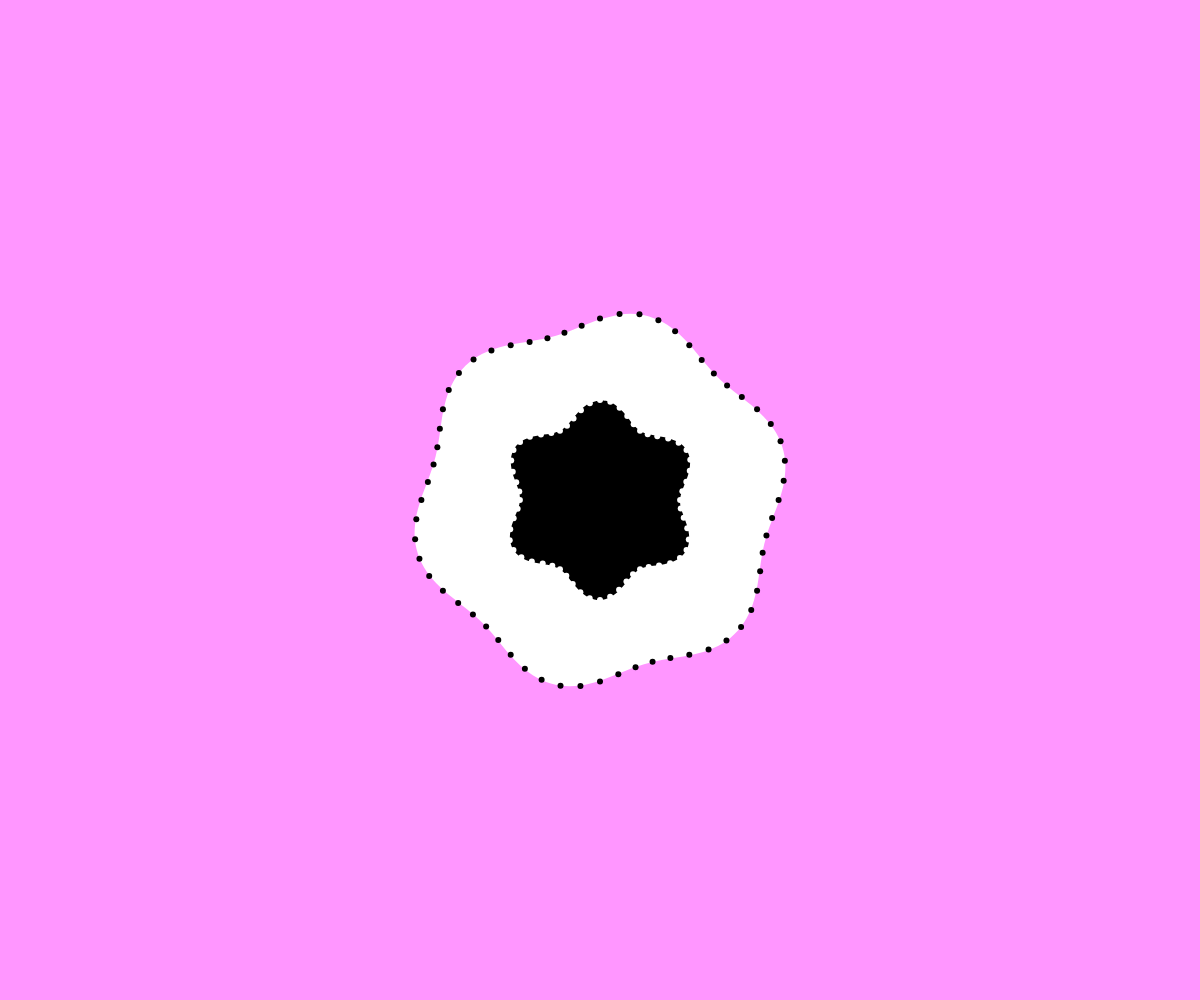
Frame 1 (no input)
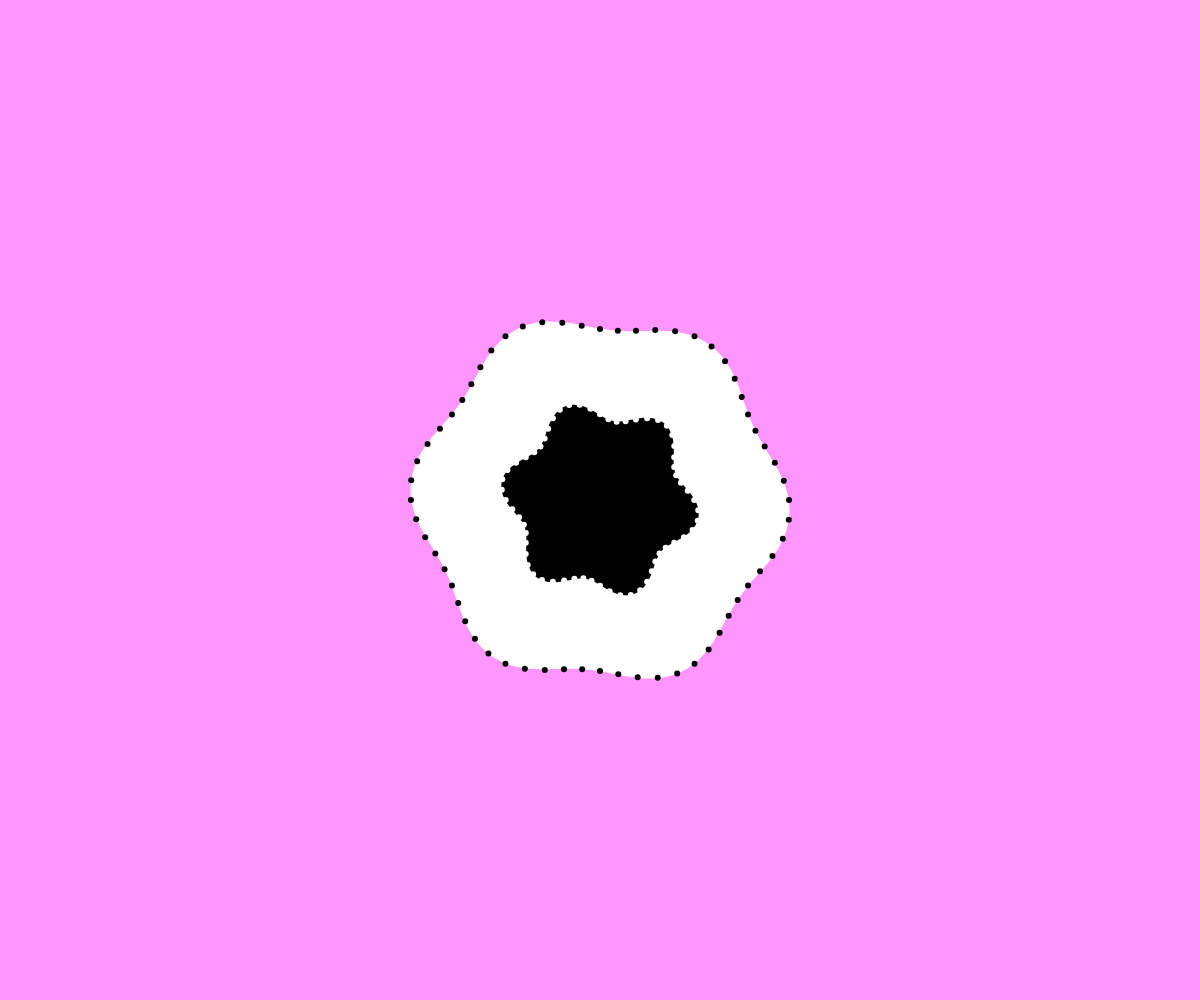
Frame 60 (no input)
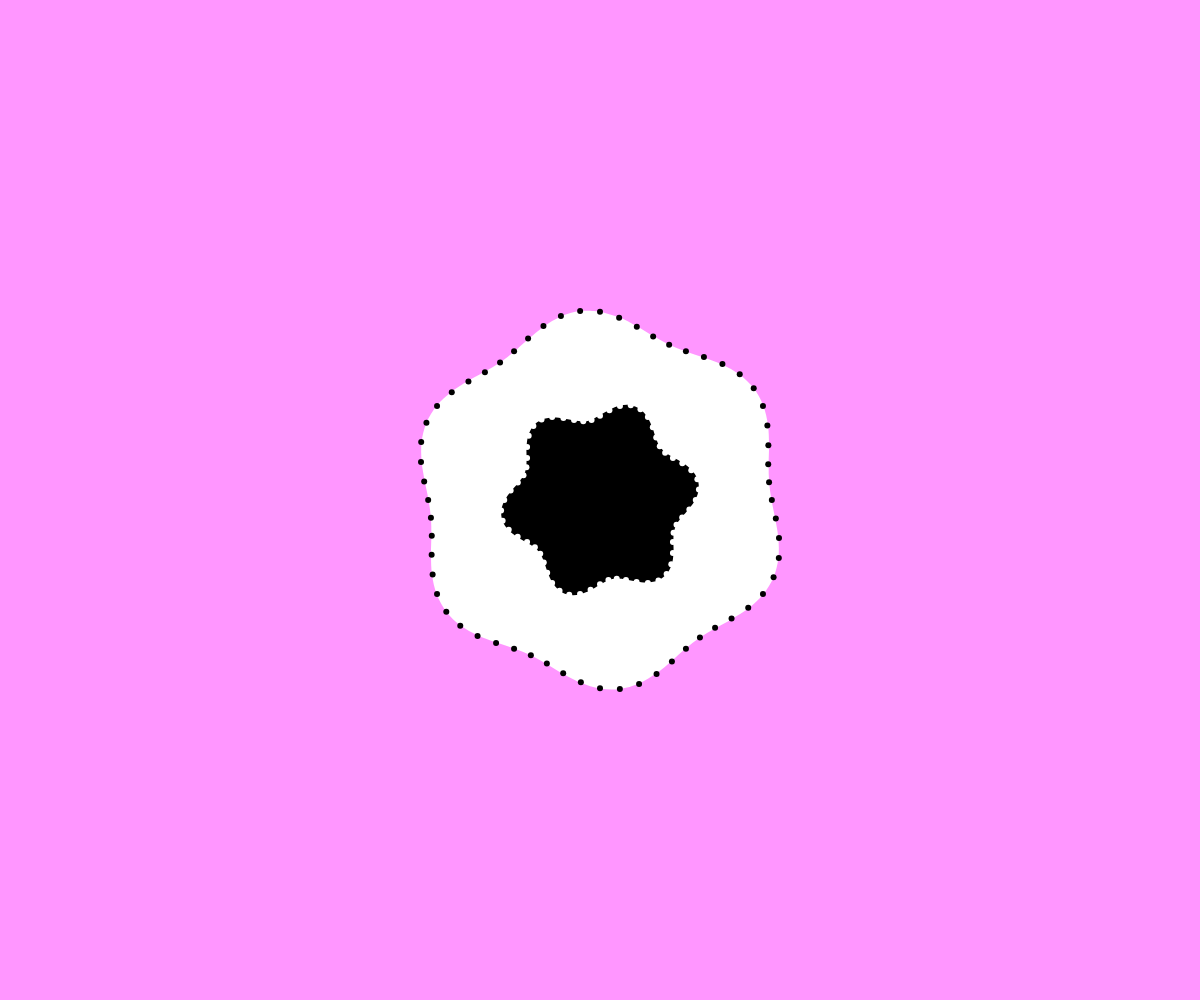
Frame 120 (the mouse pressed at the canvas centre since frame 60)

The p5.js sketch that drew these frames (run headless with seeded random() and noise() and a simulated clock; from frame 60 on, the mouse is pressed at the canvas centre):

// p5.js sketch
// ── sketch.js
var num=60;
var radius=90;
var anglec=0;
var speed=0.07;
var factor=0.62831;
var factor1=10;
var cx;
var cy;



function setup() {
  createCanvas(windowWidth, windowHeight);
  noStroke();
  cx=width*0.5;
  cy=height*0.5;
  console.log('hello world');
  
}

function draw() {
  background(255,150,255);
  noStroke();
  //stroke(0);
  fill(255);
  beginShape();
  for(let i=0;i<num;i++){
  const slice = radians(360/num);
  const angle= slice*i; 
  curveVertex(cx+sin(angle)*(2*radius+sin(anglec+speed+(i)*factor)*factor1),cy-cos(angle)*(2*radius+sin(anglec+speed+(i)*factor)*factor1));
  }
  endShape(CLOSE);
  
    
     //stroke(255);
  fill(0);
     beginShape();
  //curveVertex(cx,cy-cos(radians(360/num))*(radius+cos(anglec+speed)*factor1));
  for(let i=0;i<num;i++){
  const slice = radians(360/num);
  const angle= -slice*i;
  curveVertex(cx+sin(angle)*(radius+cos(anglec+speed+(i)*factor)*factor1),cy-cos(angle)*(radius+cos(anglec+speed+(i)*factor)*factor1));
  }
  //curveVertex(cx,cy-cos(radians(360/num)*0)*(radius+cos(anglec+speed)*factor1));
  endShape(CLOSE);
  

  
  anglec+=speed;
  //radius++;
  
  
    for(let i=0;i<num;i++){
    const slice = radians(360/num);
  const angle= slice*i; 
      stroke(0);
      strokeWeight(6);
  point(cx+sin(angle)*(2*radius+sin(anglec+speed+(i)*factor)*factor1),cy-cos(angle)*(2*radius+sin(anglec+speed+(i)*factor)*factor1));
  }
    for(let i=0;i<num;i++){
    const slice = radians(360/num);
  const angle= -slice*i; 
      stroke(255);
      strokeWeight(6);
  point(cx+sin(angle)*(radius+cos(anglec+speed+(i)*factor)*factor1),cy-cos(angle)*(radius+cos(anglec+speed+(i)*factor)*factor1));
  }
  
}
  
//     for(let i=0;i<num;i++){

//     const slice = radians(360/num);
//     const angle= slice*i;


//    // const nx= sin(slice)*(sin(anglec+i*factor)*factor1);
//     //const ny= cos(slice)*(sin(anglec+i*factor)*factor1);
//       const x= sin(slice)*(radius+sin(anglec+speed+(i+1)*factor)*factor1);
//       const y= cos(slice)*(radius+sin(anglec+speed+(i+1)*factor)*factor1);
      
//     push();
//     translate(width*0.5,height*0.5);
//     rotate(-angle);
//       strokeWeight(4);
//       stroke(255);
      
//   point(0,radius+sin(anglec+i*factor)*factor1);
      
//         strokeWeight(1);
//     line(0,radius+sin(anglec+i*factor)*factor1,x,y);
        
//      pop();
    
//    }
//       anglec+=speed;
  
  
